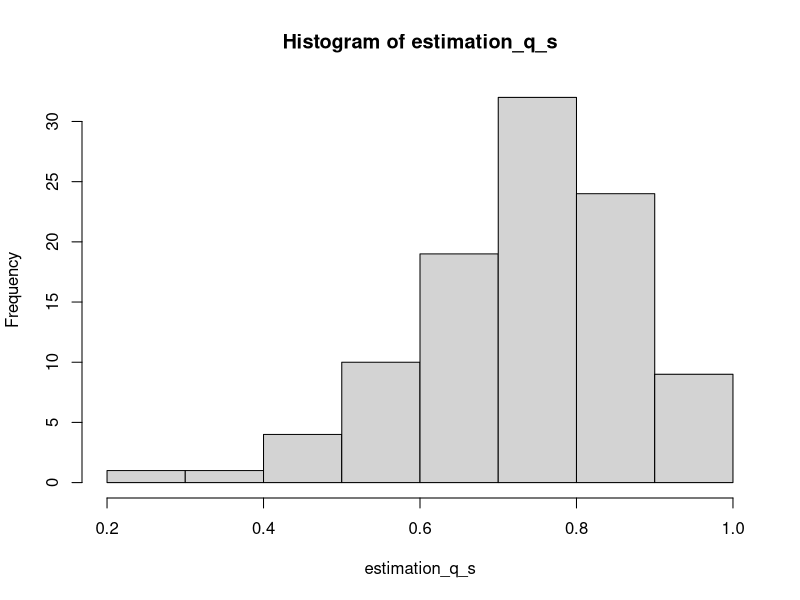
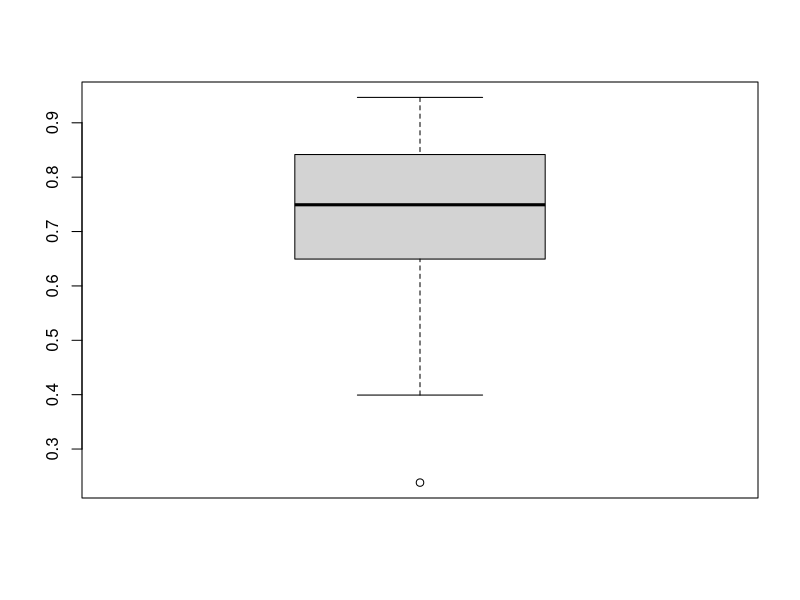
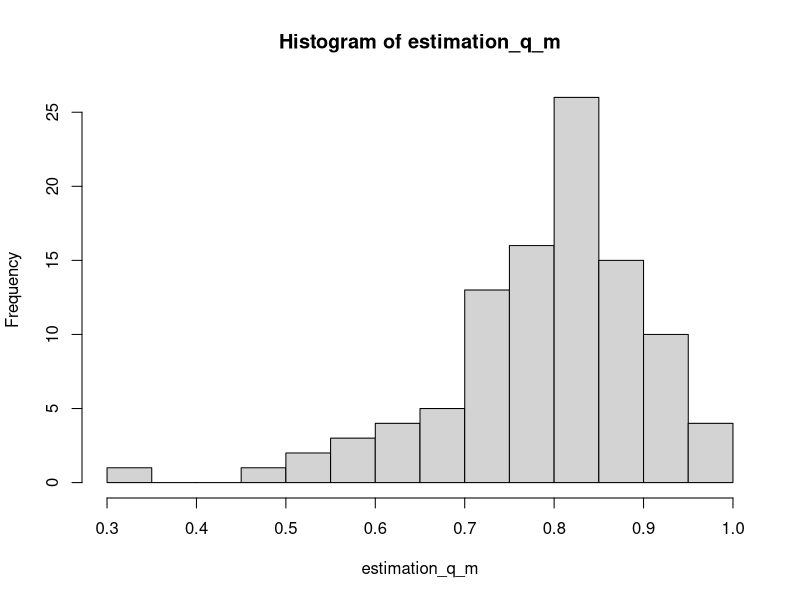
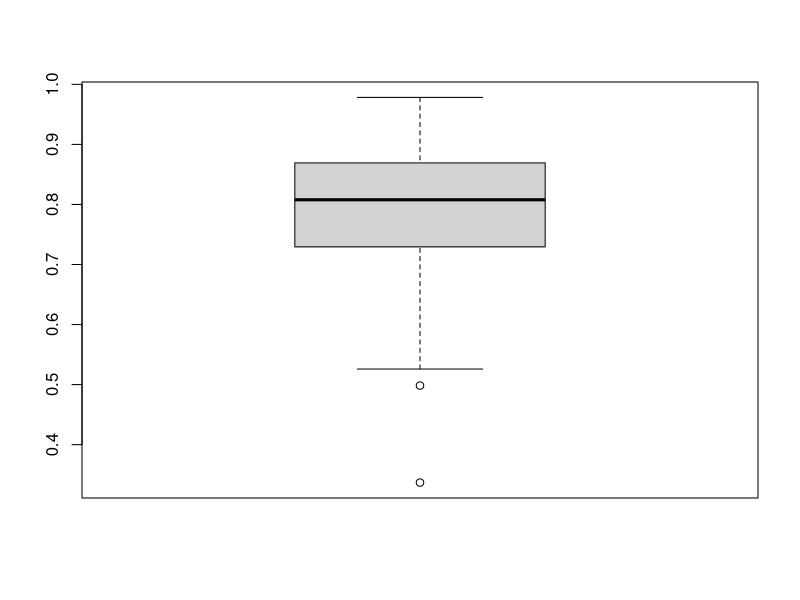
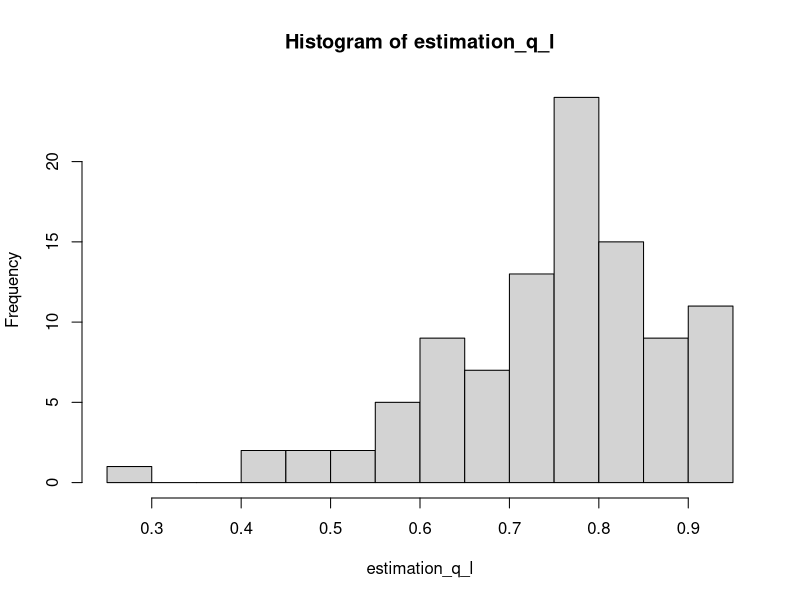
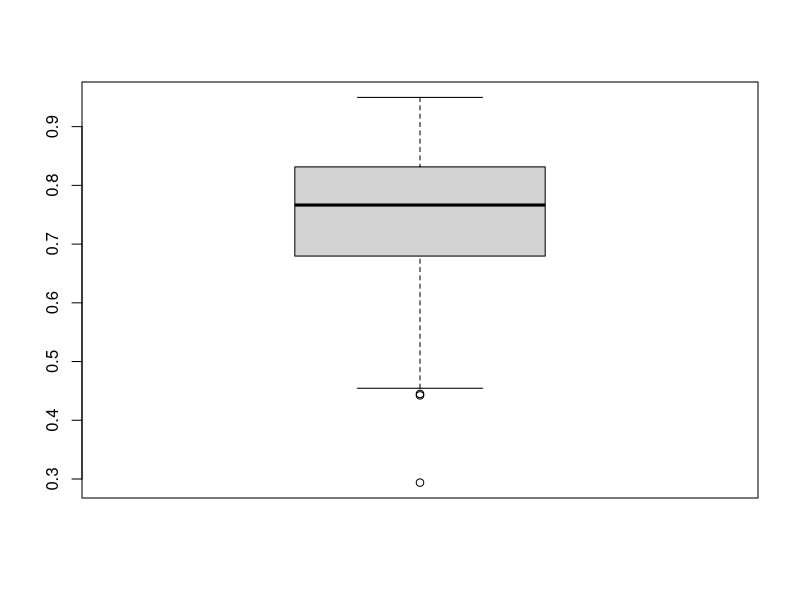
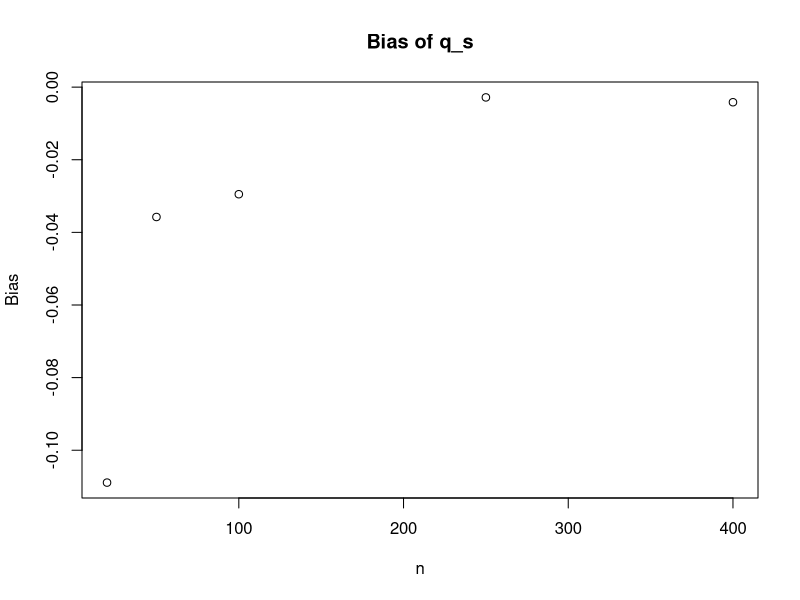
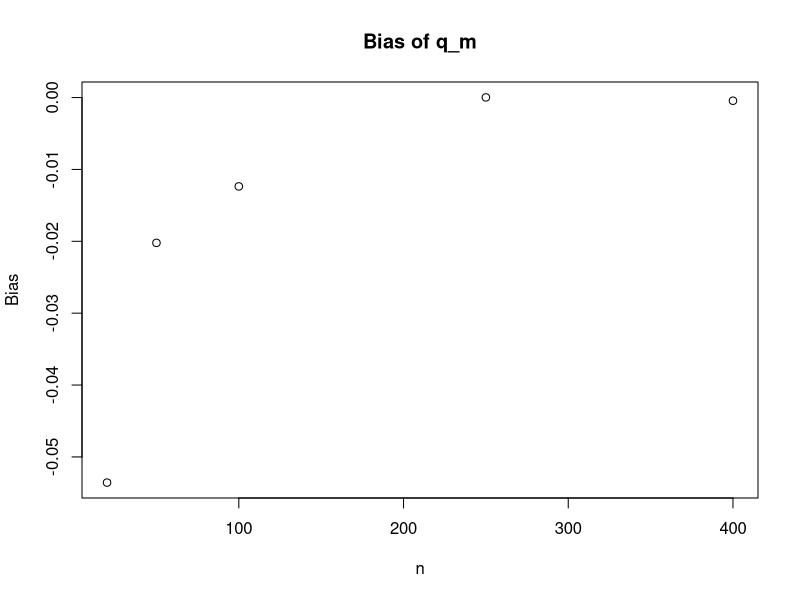

Generate these figures, in order, with R:
rm(list=ls(all=TRUE)) # Nettoyage mÃ©moire R Studio
set.seed(2023)

n <- 20
nbr_replication <- 100
a_0 <- 0.5
b_0 <- 1.2

#Fonction de densité
f_a_0b_0 <- function(t) {
  if(t > 0 & t < 1) {
    return(a_0*b_0*t^(a_0-1)*(1-t^a_0)^(b_0-1))
  } else {
    return(0)
  }
}

#Quantile of order p, a and b are unknown parameters
q_p_a_b <- function(p,a,b) {
  return ((1-(1-p)^(1/b))^(1/a))
}

#Quantile of order p
q_p <- function(p) {
  return (q_p_a_b(p,a_0,b_0))
}

#First estimator of q_0.95
q_s <- function(T_i) {
  size <- length(T_i)
  T_sort <- sort(T_i)
  return (T_sort[ceiling(0.95*size)]+(T_sort[floor(0.95*size)]-T_sort[ceiling(0.95*size)])/2)
}

#Estimator of a_m and b_m, using the method of moments
q_m <- function(T_i) {
  #On cherche une racine à la première équation de 1.2.b pour obtenir a_M, puis on calcule b_M et q_M
  f1 <- function(a) {
    return ((sum(T_i^(2*a)))*(n+sum(T_i^(a)))*(sum(T_i^(a)))^(-2)-2)
  }
  solution <- uniroot(f1,c(1e-9,10))
  a_m <- solution$root
  b_m <- n/(sum(T_i^(a_m)))-1
  return (q_p_a_b(0.95,a_m,b_m))
}

#Estimator of a_l and b_l, using the maximum likelihood estimator
q_l <- function(T_i) {
  #On cherche une racine à la première équation de 1.2.c pour obtenir a_L, puis on calcule b_L et q_L
  f1 <- function(a) {
    return (1/a + (1/(sum(log(1-T_i)))+1/n)*sum(T_i^(a)*log(T_i)/(1-T_i^(a)))+1/n*sum(log(T_i)))
  }
  solution_l <- uniroot(f1,c(1e-9,10))
  a_l <- solution_l$root
  b_l <- -n/(sum(log(1-T_i^(a_l))))
  
  return (q_p_a_b(0.95,a_l,b_l))
}

#Generation of a iid sample of size 20 from the density f_a_0b_0 and estimation of q_0.95 in 3 different ways
generate_sample <- function() {
  U <- runif(n)
  T_i <- sapply(U,q_p)
  q_s_sample <- q_s(T_i)
  q_m_sample <- q_m(T_i)
  q_l_sample <- q_l(T_i)
  return (c(q_s_sample,q_m_sample,q_l_sample))
}

generate_estimation_q_p <- function(affichage) {
  estimation_q_p <- replicate(nbr_replication,generate_sample())
  estimation_q_s <- estimation_q_p[1,]
  estimation_q_m <- estimation_q_p[2,]
  estimation_q_l <- estimation_q_p[3,]
  
  if (affichage == TRUE) {
    hist(estimation_q_s,breaks=10)
    boxplot(estimation_q_s)
    
    hist(estimation_q_m,breaks=10)
    boxplot(estimation_q_m)
    
    hist(estimation_q_l,breaks=10)
    boxplot(estimation_q_l)    
  }
  
  #Approximation de l'espérance par la moyenne empirique
  esperance_q_s <- mean(estimation_q_s)
  esperance_q_m <- mean(estimation_q_m)
  esperance_q_l <- mean(estimation_q_l)
  
  #Calcul du biais
  bias_s <- esperance_q_s - q
  bias_m <- esperance_q_m - q
  bias_l <- esperance_q_l - q
  
  #Calcul de la variance
  variance_s <- mean(estimation_q_s^2)-esperance_q_s^2
  variance_m <- mean(estimation_q_m^2)-esperance_q_m^2
  variance_l <- mean(estimation_q_l^2)-esperance_q_l^2
  
  #Calcul du MSE
  mse_s <- bias_s^2 + variance_s
  mse_m <- bias_m^2 + variance_m
  mse_l <- bias_l^2 + variance_l
  
  matrice <- matrix(c(bias_s,variance_s,mse_s,bias_m,variance_m,mse_m,bias_l,variance_l,mse_l), ncol = 3, byrow = TRUE, dimnames = list(c("q_s", "q_m", "q_l"), c("Biais", "Variance", "MSE")))
  
  return (matrice)
}

q <- q_p(0.95)

#1.3.a
n<-20
generate_sample()

#1.3.b et 1.3.c
result <- generate_estimation_q_p(TRUE)
result

#1.3.d
n_value <- c(20,50,100,250,400)
results <- array(0, dim = c(3, 3, length(n_value)))
for (i in 1:length(n_value)) {
  n<-n_value[i]
  results[,,i]=t(generate_estimation_q_p(FALSE))
}

#Graphiques

print(results[,,])

#Biais
plot(n_value,results[1,1,],xlab="n",ylab="Bias",main="Bias of q_s") #q_s
plot(n_value,results[1,2,],xlab="n",ylab="Bias",main="Bias of q_m") #q_m
plot(n_value,results[1,3,],xlab="n",ylab="Bias",main="Bias of q_l") #q_l

#Variance
plot(n_value,results[2,1,],xlab="n",ylab="Variance",main="Variance of q_s") #q_s
plot(n_value,results[2,2,],xlab="n",ylab="Variance",main="Variance of q_m") #q_m
plot(n_value,results[2,3,],xlab="n",ylab="Variance",main="Variance of q_l") #q_l

#MSE
plot(n_value,results[3,1,],xlab="n",ylab="MSE",main="MSE of q_s") #q_s
plot(n_value,results[3,2,],xlab="n",ylab="MSE",main="MSE of q_m") #q_m
plot(n_value,results[3,3,],xlab="n",ylab="MSE",main="MSE of q_l") #q_l
